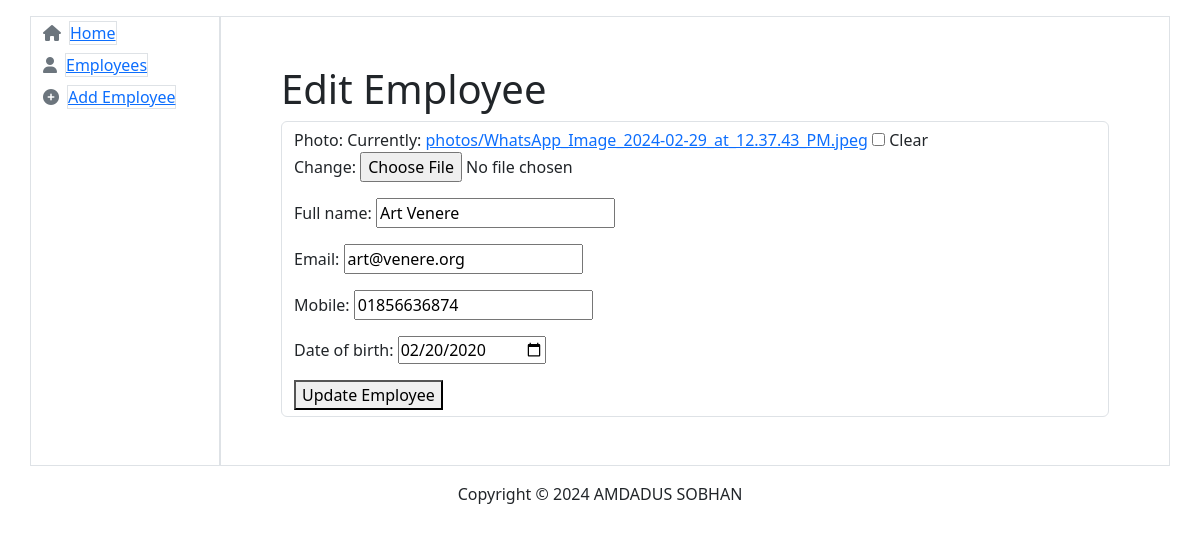
Page /4/edit/ on the committed database.
### employees/models.py (models this page shows, shortened)
class Employee(models.Model):
    photo = models.ImageField(upload_to='photos/', blank=True, null=True)
    full_name = models.CharField(max_length=255)
    email = models.EmailField(unique=True)
    mobile = models.CharField(max_length=15)
    date_of_birth = models.DateField()

### employees/views.py (the view, shortened to what this page needs)
# urls.py: path('<int:pk>/edit/', EmployeeUpdateView.as_view(), name='edit_employee'),
class EmployeeUpdateView(UpdateView):
    model = Employee
    form_class = EmployeeForm
    template_name = 'employees/edit_employee.html'
    success_url = '/'  # Redirect to the employee list page after editing

### employees/forms.py
class EmployeeForm(forms.ModelForm):
    class Meta:
        model = Employee
        fields = ['photo', 'full_name', 'email', 'mobile', 'date_of_birth']
        widgets={
            'date_of_birth':forms.DateInput(attrs={'type': 'date','class':'datepicker'})
        }

### employees/templates/employees/edit_employee.html (shortened to what this page needs)
{% extends 'employees/base.html' %}
{% block body %}
    <div class="m-5">
        <h1>Edit Employee</h1>
        <form method="post" enctype="multipart/form-data"  class="form-control">
            {{ form.as_p }}
            <button type="submit">Update Employee</button>
        </form>
    </div>
{% endblock body %}

### rows in the picture
Employee: full_name "Art Venere", email "art@venere.org", mobile "01856636874", date_of_birth "02/20/2020"
